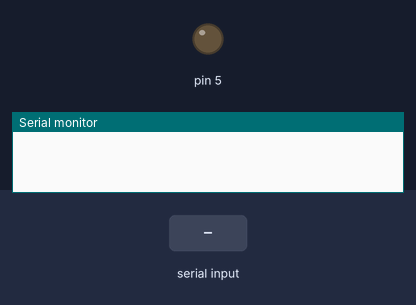
The sketch below on a simulated Arduino Uno, built with avr-gcc and run on an emulated ATmega328P. Shown: output pins drawn as LEDs (lit = HIGH), the last lines printed to the serial monitor. The test bench sets the inputs (shaded band).

Above: at 1.2 s.
1.3 s: byte 30 received over Serial
At 1.8 s:
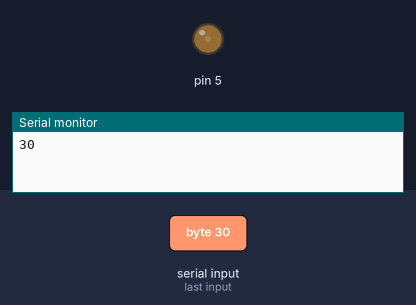
2.8 s: byte 90 received over Serial
At 4.2 s:
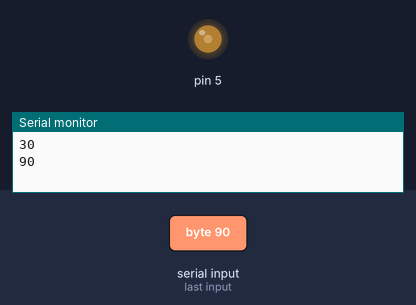
Timing chart, 0 to 5.8 s (numbered marks = the images above; inputs shaded):
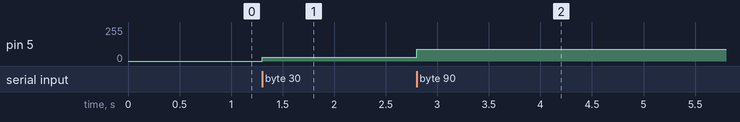

The sketch:

sketch.ino
```cpp
void setup() {
  Serial.begin(9600);    // initialize serial communications
  Serial.setTimeout(10); // set the timeout for parseInt
  pinMode(5, OUTPUT);
}

void loop() {
  if (Serial.available() > 0) {   // if there's serial data
    int inByte = Serial.read();   // read it
    Serial.println(inByte);       // send it back as raw binary data
    analogWrite(5, inByte);       // use it to set the LED brightness
  }
}
```

Measured:
- after the input at 1.3 s, pin 5: 0/255 → 30/255 at once
- after the input at 2.8 s, pin 5: 30/255 → 90/255 at once
